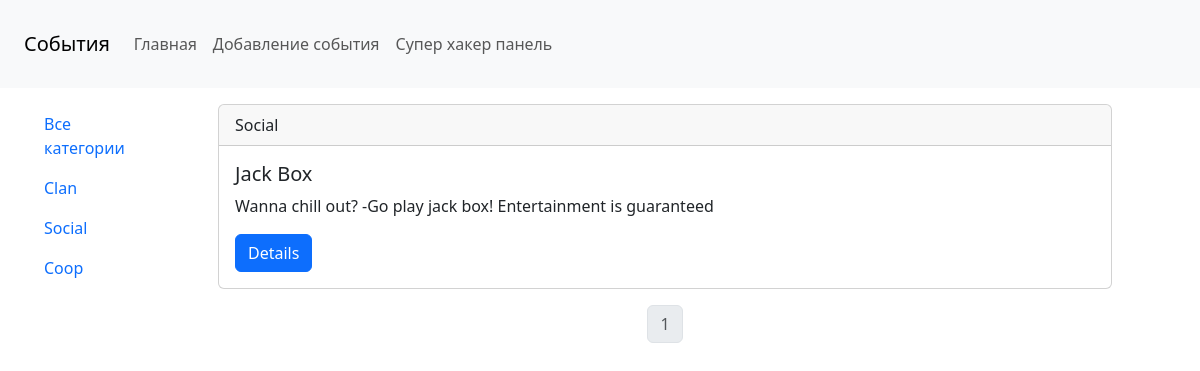
The app's page /category/2/ with its own data.
### index/models.py (models this page shows, shortened)
class Category(models.Model):
    name = models.CharField(max_length=100, db_index=True, verbose_name='Категория')
    slug = models.SlugField(max_length=255, unique=True, db_index=True, verbose_name='URL')
    def __str__(self):
        return self.name
    def get_absolute_url(self):
        return reverse('category', kwargs={'cat_slug': self.pk})
    class Meta:
        verbose_name = 'Категория'
        verbose_name_plural = 'Категории'
        ordering = ['id']

class Event(models.Model):
    title = models.CharField(max_length=255, verbose_name='Заголовок')
    slug = models.SlugField(max_length=255, unique=True, db_index=True, verbose_name='URL')
    content = models.TextField(blank=True, verbose_name='Описание')
    time_create = models.DateTimeField(auto_now_add=True, verbose_name='Время создания')
    time_update = models.DateTimeField(auto_now=True, verbose_name='Время изменения')
    category = models.ForeignKey('Category', on_delete=models.PROTECT, null=True, verbose_name='Категория')
    def get_absolute_url(self):
        return reverse('event', kwargs={'event_slug': self.slug})
    class Meta:
        verbose_name = 'Событие'
        verbose_name_plural = 'События'
        ordering = ['-time_create', 'title']

### index/views.py (the view)
# urls.py: path('category/<slug:cat_slug>/', CategoryView.as_view(), name='category'),
class CategoryView(DataMixin, ListView):
    model = Event
    template_name = 'index/index.html'
    context_object_name = 'events'
    def get_context_data(self, *, object_list=None, **kwargs):
        context = super().get_context_data(**kwargs)
        c_def = self.get_user_context(title=str(context['events'][0].category),
                                      cat_selected=context['events'][0].category.pk)
        return dict(list(context.items()) + list(c_def.items()))
    def get_queryset(self):
        cat = Category.objects.filter(slug=self.kwargs['cat_slug']).first()
        events = Event.objects.filter(category=cat)
        return events

### index/templatetags/index_tags.py (called while the page is built)
@register.inclusion_tag('index/list_categories.html')
def show_categories(sort=None, cat_selected=0):
    if not sort:
        cats = Category.objects.all()
    else:
        cats = Category.objects.order_by(sort)
    return {'cats': cats, 'cat_selected': cat_selected}

@register.inclusion_tag('index/header.html')
def show_header():
    menu = [
        {'title': 'Главная', 'url_name': 'home'},
        {'title': 'Добавление события', 'url_name': 'addevent'},
        {'title': 'Супер хакер панель', 'url_name': 'blocked'},
    ]
    return {'menu': menu}

### index/utils.py (called while the page is built)
    def get_user_context(self, **kwargs):
        context = kwargs
        cats = Category.objects.all()
        context['cats'] = cats
        if 'cat_selected' not in context:
            context['cat_selected'] = 0
        return context

### index/templates/index/index.html
{% extends 'index/base.html' %}
{% load static %}
{% block content %}
{% for event in events%}
<div class="card m-3">
  <div class="card-header">
      {{event.category}}
  </div>
  <div class="card-body">
    <h5 class="card-title">{{event.title}}</h5>
    <p class="card-text">{{event.content}}</p>
    <a href="{{ event.get_absolute_url }}" class="btn btn-primary">Details</a>
  </div>
</div>
{% endfor %}
{% endblock %}

### index/templates/index/list_categories.html
{% for cat in cats %}
    {% if cat.pk == cat_selected %}
        <li class="nav-item"><a class="nav-link active" href="{{ cat.get_absolute_url }}">{{ cat.name }}</a></li>
    {% else %}
        <li class="nav-item"><a class="nav-link" href="{{ cat.get_absolute_url }}">{{ cat.name }}</a></li>
    {% endif %}
{% endfor %}

### records on screen
Category: name "Clan"
Category: name "Social"
Category: name "Coop"
Event: category "Social", title "Jack Box", content "Wanna chill out? -Go play jack box! Entertainment is guaranteed"

### other values on screen
{{ item.title }} "Главная" "Добавление события" "Супер хакер панель"
{{ p }} "1"
